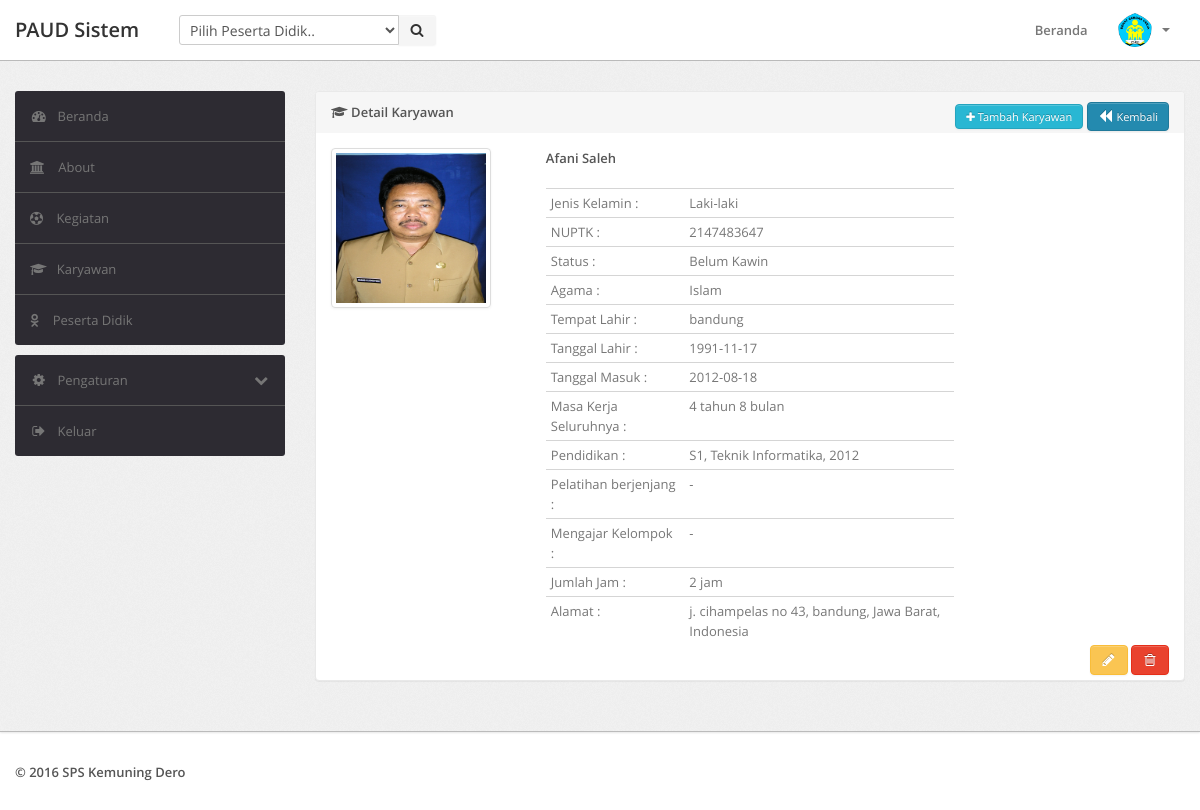
The page /detail_karyawan.php?detailKaryawan=8 (signed in) on the database its author committed.
### tables this page shows
CREATE TABLE `tkaryawan` (
  `id` int(11) NOT NULL,
  `nama_lengkap` varchar(50) NOT NULL,
  `jenis_kelamin` int(11) NOT NULL,
  `nuptk` int(20) NOT NULL,
  `status` int(11) NOT NULL,
  `agama` int(1) NOT NULL,
  `tempat_lahir` int(11) NOT NULL,
  `tanggal_lahir` date NOT NULL,
  `tanggal_masuk` date NOT NULL,
  `masakerja_seluruhnya` varchar(50) NOT NULL,
  `pendidikan_terakhir` varchar(10) NOT NULL,
  `tahun_lulus` int(11) NOT NULL,
  `jurusan` varchar(50) NOT NULL,
  `pelatihan_berjenjang` varchar(50) NOT NULL,
  `mengajar_kelompok` varchar(50) NOT NULL,
  `jumlah_jam` varchar(30) NOT NULL,
  `negara_id` int(11) NOT NULL,
  `propinsi_id` int(11) NOT NULL,
  `kota_id` int(11) NOT NULL,
  `deskripsi` varchar(255) NOT NULL,
  `image` varchar(100) NOT NULL,
  `create_at` datetime NOT NULL,
  `update_at` datetime NOT NULL
);

CREATE TABLE `tjenis_kelamin` (
  `id` int(11) NOT NULL,
  `jenis_kelamin` varchar(30) NOT NULL,
  `deskripsi` varchar(255) NOT NULL
);

CREATE TABLE `tagama` (
  `id` int(11) NOT NULL,
  `agama` varchar(30) NOT NULL,
  `deskripsi` varchar(255) NOT NULL
);

CREATE TABLE `tkota` (
  `id` int(11) NOT NULL,
  `kota` varchar(50) NOT NULL,
  `deskripsi` varchar(255) NOT NULL,
  `propinsi_id` int(11) NOT NULL,
  `negara_id` int(11) NOT NULL
);

CREATE TABLE `tpropinsi` (
  `id` int(11) NOT NULL,
  `propinsi` varchar(50) NOT NULL,
  `deskripsi` varchar(255) NOT NULL,
  `negara_id` int(11) NOT NULL
);

CREATE TABLE `tnegara` (
  `id` int(11) NOT NULL,
  `negara` varchar(50) NOT NULL,
  `deskripsi` varchar(255) NOT NULL
);

### detail_karyawan.php (the view, shortened to what this page needs)
<?php
if (isset($_SESSION['username']) && isset($_SESSION['password'])) {
    if ($_SESSION['level'] == 1 || $_SESSION['level'] == 2) {
        include "./include/header.php";
        ?>
        <div class="wrapper">
            <div class="container">
                <div class="row">
                    <?php include './include/sidebar.php'; ?>
                    <div class="span9">
                        <div class="content">
                            <div class="module">
                                <div class="module-head">
                                    <b><i class="menu-icon fa fa-graduation-cap"></i> Detail Karyawan </b>
                                    <div class="row pull-right">
                                        <a href="karyawan.php" class="btn btn-mini btn-info"><i class="fa fa-plus"></i> Tambah Karyawan</a>
                                        <a href="list_karyawan.php" class="btn btn-mini btn-primary"><i class="icon-backward"></i> Kembali</a>
                                    </div>
                                </div>
                                <div class="module-body">
                                    <div class="col-lg-12 col-sm-12 col-xs-12">
                                        <div class="panel panel-primary">
                                            <div class="panel-body">
                                                <?php
                                                $query = $mysqli->query("SELECT t.id, t.image, t.nama_lengkap, g.jenis_kelamin, t.nuptk, t.status, r.agama, t.tanggal_lahir, t.tanggal_masuk, t.masakerja_seluruhnya, t.pendidikan_terakhir, t.tahun_lulus, t.jurusan, t.pelatihan_berjenjang, t.mengajar_kelompok, t.jumlah_jam, t.deskripsi, ci.kota, re.propinsi, co.negara FROM tkaryawan t JOIN tjenis_kelamin g ON t.jenis_kelamin = g.id JOIN tagama r ON t.agama = r.id JOIN tnegara co ON t.negara_id = co.id JOIN tpropinsi re on t.propinsi_id = re.id JOIN tkota ci ON t.kota_id = ci.id WHERE t.id=" . $_GET['detailKaryawan']);
                                                foreach ($query as $data) {
                                                    ?>
                                                    <div class="row-fluid">
                                                        <div class="span3">
                                                            <img src="<?php echo $data['image']; ?>" class="thumbnail" style="width: 150px; height: 150px">
                                                        </div>
                                                        <div class="span6">
                                                            <strong><?php echo $data['nama_lengkap'] ?></strong><br><br>
                                                            <table class="table table-condensed table-responsive table-user-information">
                                                                <tbody>
                                                                    <tr>
                                                                        <td>Jenis Kelamin                  :</td>
                                                                        <td><?php echo $data['jenis_kelamin']; ?></td>
                                                                    </tr>
                                                                    <tr>
                                                                        <td>NUPTK                   :</td>
                                                                        <td><?php echo $data['nuptk']; ?></td>
                                                                    </tr>
                                                                    <tr>
                                                                        <td>Status                  :</td>
                                                                        <td>
                                                                            <?php
                                                                            if($data['status'] == 1){
                                                                                echo "Kawin";
                                                                            }elseif($data['status'] == 2){
                                                                                echo "Belum Kawin";
                                                                            }
                                                                            ?>
                                                                        </td>
                                                                    </tr>
                                                                    <tr>
                                                                        <td>Agama                :</td>
                                                                        <td><?php echo $data['agama']; ?></td>
                                                                    </tr>
                                                                    <tr>
                                                                        <td>Tempat Lahir              :</td>
                                                                        <td><?php echo $data['kota']; ?></td>
                                                                    </tr>
                                                                    <tr>
                                                                        <td>Tanggal Lahir           :</td>
                                                                        <td><?php echo $data['tanggal_lahir']; ?></td>
                                                                    </tr>
                                                                    <tr>
                                                                        <td>Tanggal Masuk           :</td>
                                                                        <td><?php echo $data['tanggal_masuk']; ?></td>
                                                                    </tr>
                                                                    <tr>
                                                                        <td>Masa Kerja Seluruhnya  :</td>
                                                                        <td><?php echo $data['masakerja_seluruhnya']; ?></td>
                                                                    </tr>
                                                                    <tr>
                                                                        <td>Pendidikan              :</td>
                                                                        <td><?php echo $data['pendidikan_terakhir']; ?>,
                                                                            <?php echo $data['jurusan']; ?>,
                                                                            <?php echo $data['tahun_lulus']; ?>
                                                                        </td>
                                                                    </tr>
                                                                    <tr>
                                                                        <td>Pelatihan berjenjang         :</td>
                                                                        <td><?php echo $data['pelatihan_berjenjang']; ?></td>
                                                                    </tr>
                                                                    <tr>
                                                                        <td>Mengajar Kelompok          :</td>
                                                                        <td><?php echo $data['mengajar_kelompok']; ?></td>
                                                                    </tr>
                                                                    <tr>
                                                                        <td>Jumlah Jam         :</td>
                                                                        <td><?php echo $data['jumlah_jam']; ?></td>
                                                                    </tr>
                                                                    <tr>
                                                                        <td>Alamat                 :</td>
                                                                        <td>
                                                                            <?php echo $data['deskripsi']; ?>,
                                                                            <?php echo $data['kota']; ?>,
                                                                            <?php echo $data['propinsi']; ?>,
                                                                            <?php echo $data['negara']; ?>
                                                                        </td>
                                                                    </tr>
                                                                </tbody>
                                                            </table>
                                                        </div>
                                                    </div>
                                                <?php } ?>
                                            </div>
                                            <div class="panel-footer">
                                                <span class="pull-right">
                                                    <a href="karyawan.php?editKaryawan=<?php echo $data['id']; ?>" class="btn btn-warning"><i class="icon-pencil"></i></a>
                                                    <a href="list_karyawan.php?deleteKaryawan=<?php echo $data['id']; ?>" class="btn btn-danger" onclick="return confirm('Are you sure delete this data ?');"><i class="icon-trash"></i></a>
                                                    </span>
                                            </div>
                                        </div>
                                    </div>
                                </div>
                                <br>
                            </div>
                        </div>
                    </div>
                </div>
            </div>
        </div>
        <?php
        include './include/footer.php';
    } else {
        echo "Sorry, Your not authorization !";
    }
} else {
    header("Location: login.php");
}
?>

### assets/css/theme.css (style rules this page uses)
body { font-size: 13px; font-family: 'Open Sans', Arial, sans-serif; background: #fff; color: #777 }
strong, b { color: #555 }
.wrapper { background: url(../images/bg.png) #eee; border-bottom: 1px solid #bbb; -webkit-box-shadow: 0 1px 2px rgba(0,0,0,0.1); -moz-box-shadow: 0 1px 2px rgba(0,0,0,0.1); box-shadow: 0 1px 2px rgba(0,0,0,0.1); padding: 30px 0 }
body [class^="icon-"], body [class*=" icon-"] { font-size: 14px; line-height: 20px; height: 20px }
.module { background: #fff; -webkit-border-radius: 3px; -moz-border-radius: 3px; border-radius: 3px; border: 1px solid #ccc; border-bottom-color: #bbb; -webkit-box-shadow: 0 0 1px rgba(0,0,0,0.2); -moz-box-shadow: 0 0 1px rgba(0,0,0,0.2); box-shadow: 0 0 1px rgba(0,0,0,0.2); margin-bottom: 30px }
.btn, .btn-box { -webkit-border-radius: 3px; -moz-border-radius: 3px; border-radius: 3px }
.btn [class^="icon-"], .btn-box [class^="icon-"], .btn [class*=" icon-"], .btn-box [class*=" icon-"] { min-width: 16px; text-align: center; display: inline-block!important }
.btn { font-size: 13px; font-weight: 600 }
.btn.btn-mini, .btn.btn-small { font-size: 11px }
.btn { display: inline-block; margin-bottom: 0; font-weight: 400; text-align: center; vertical-align: middle; cursor: pointer; background-image: none; border: 1px solid transparent; white-space: nowrap; padding: 4px 10px; font-size: 13px; line-height: 1.42857; border-radius: 4px; -webkit-user-select: none; -moz-user-select: none; -ms-user-select: none; user-select: none }
.btn-primary { color: #fff; background-color: #248aaf; border-color: #20799a }
.btn-info { color: #fff; background-color: #29b7d3; border-color: #25a4be }
.btn-warning { color: #fff; background-color: #fac552; border-color: #f9bd39 }
.btn-danger { color: #fff; background-color: #e9422e; border-color: #e52e18 }
.table { margin-bottom: 0 }
.table th, .table td { border-color: #d5d5d5!important }
.module { box-shadow: 0 0 3px rgba(0,0,0,.1); border-color: #e9e9e9; margin-bottom: 20px; background-color: #fff; border-radius: 4px; -webkit-box-shadow: 0 1px 1px rgba(0,0,0,.05); box-shadow: 0 1px 1px rgba(0,0,0,.05); }
.module-head { color: #767676; background-color: #f6f6f6; border-color: #e9e9e9; padding: 10px 15px; border-bottom: 1px solid transparent; border-top-right-radius: 3px; border-top-left-radius: 3px; }
.module-body { padding: 15px }

### rows shown on the page
tkaryawan: image (picture), nama_lengkap "Afani Saleh", tjenis_kelamin.jenis_kelamin "Laki-laki", nuptk "2147483647", status "Belum Kawin", tagama.agama "Islam", tkota.kota "bandung", tanggal_lahir "1991-11-17", tanggal_masuk "2012-08-18", masakerja_seluruhnya "4 tahun 8 bulan", pendidikan_terakhir "S1", jurusan "Teknik Informatika", tahun_lulus "2012", pelatihan_berjenjang "-", mengajar_kelompok "-", jumlah_jam "2 jam", deskripsi "j. cihampelas no 43", tpropinsi.propinsi "Jawa Barat", tnegara.negara "Indonesia"
